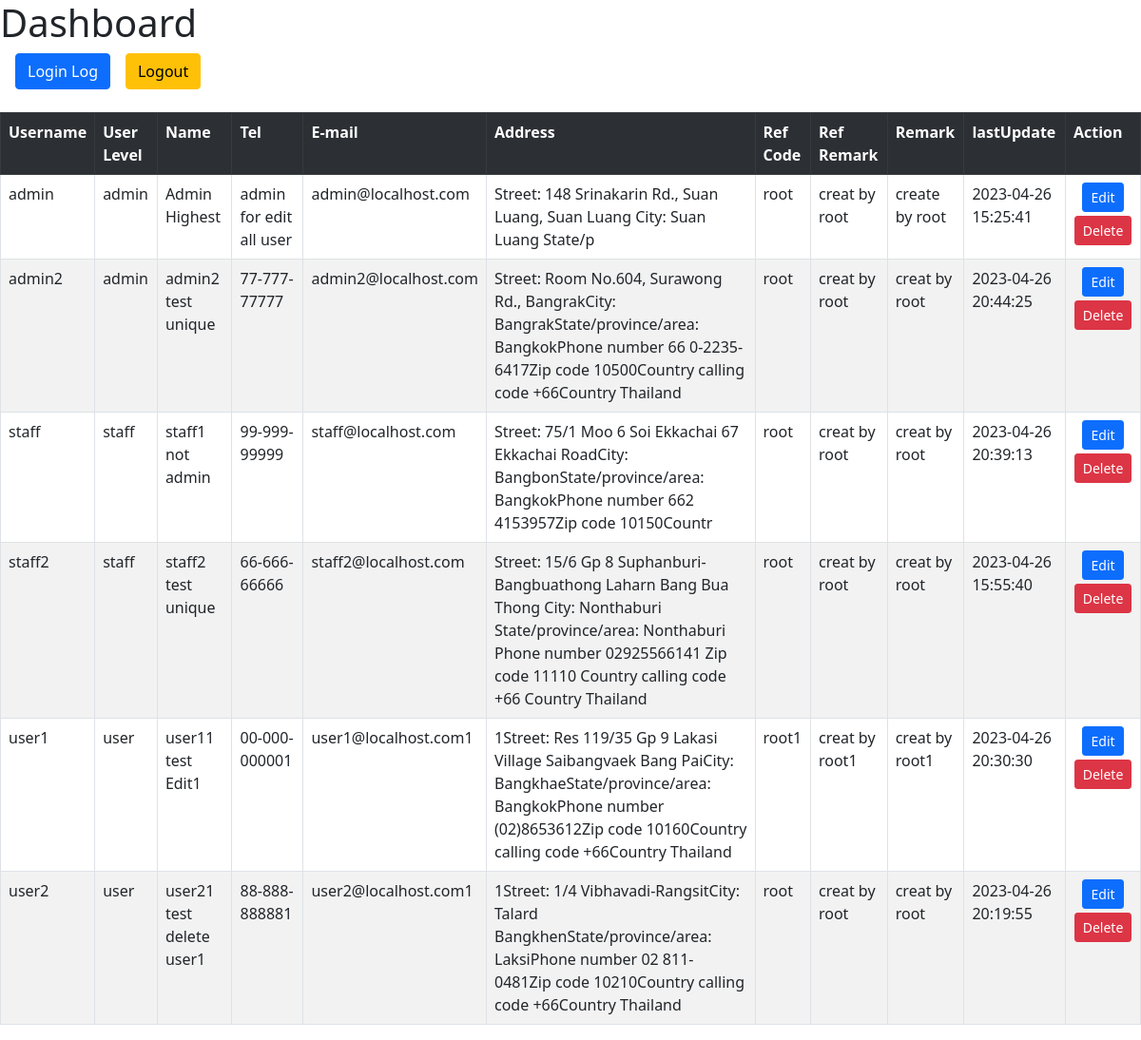
The page /dashboard.php (signed in) on the database its author committed.
### tables this page shows
CREATE TABLE `members` (
  `id` int(4) NOT NULL COMMENT 'แถวข้อมูล (auto-increment)',
  `username` varchar(20) NOT NULL COMMENT 'รหัสสมาชิก',
  `password` varchar(20) NOT NULL COMMENT 'รหัสผ่าน',
  `user_level` int(1) NOT NULL COMMENT 'ระบบผู้ใช้งาน 0 = admin สูงสุด ,1 = admin ทั่วไป (staff) , 2 = user ทั่วไป ',
  `fname` varchar(20) DEFAULT NULL COMMENT 'ชื่อ',
  `lname` varchar(20) DEFAULT NULL COMMENT 'นามสกุล',
  `tel` text DEFAULT NULL COMMENT 'เบอร์โทร',
  `email` varchar(25) DEFAULT NULL COMMENT 'email',
  `address` varchar(256) DEFAULT NULL COMMENT 'ที่อยู่',
  `ref_code` varchar(30) DEFAULT NULL COMMENT 'รหัสสมาชิกผู้แนะ (ถ้ามี)',
  `ref_remark` varchar(256) DEFAULT NULL COMMENT 'หมายเหตุของผู้แนะนำ หรือเอาไว้ระบุว่าทราบข่าวการรับสมัครมาจากไหน',
  `remark` varchar(256) DEFAULT NULL COMMENT 'หมายเหตุทั่วไป (สำหรับ admin)',
  `last_update` timestamp NULL DEFAULT NULL COMMENT 'วันที่ เวลาแก้ไขล่าสุด'
);

### dashboard.php (the view, shortened to what this page needs)
<!DOCTYPE html>
<html>
<head>
    <link href="https://cdn.jsdelivr.net/npm/bootstrap@5.0.2/dist/css/bootstrap.min.css" rel="stylesheet"
>
</head>
<body>
    <?php
    require_once "db_connect.php";
    $username = $_SESSION['username'];
    $query = "SELECT * FROM members WHERE username = '$username'";
    $result = mysqli_query($conn, $query);
    $user = mysqli_fetch_assoc($result);
    echo "<h1>Dashboard</h1>";
    echo "<div class='d-grid ms-3 gap-2 d-md-block'> <form method='post'>";
    if ($_SESSION['user_level'] == 0) {
        echo "<a href='login_log.php' class='btn btn-primary me-3'>Login Log</a>";
    }
    echo "<button type='submit' name='logout' class='btn btn-warning ms-auto'>Logout</button></form></div>";
    $user_level = $user['user_level'];
    echo "<table class='table table-striped table-bordered table-hover mt-4 '>";
    echo "<tr class='table-dark'>
    <th>Username</th>
    <th>User Level</th>
    <th>Name</th>
    <th>Tel</th>
    <th>E-mail</th>
    <th>Address</th>
    <th>Ref Code</th>
    <th>Ref Remark</th>
    <th>Remark</th>
    <th>lastUpdate</th>
    <th>Action</th>
    </tr>";
    if ($user_level == 0) {
        $query = "SELECT * FROM members ORDER BY user_level ASC";
        $result = mysqli_query($conn, $query);
        while ($row = mysqli_fetch_assoc($result)) {
            echo "
        <tr>
        <td>{$row['username']}</td>
        ";
            if ($row['user_level'] == 0) {
                echo "<td>admin</td>";
            } elseif ($row['user_level'] == 1) {
                echo "<td>staff</td>";
            } elseif ($row['user_level'] == 2) {
                echo "<td>user</td>";
            }
            echo "
        <td>{$row['fname']}  {$row['lname']}</td>
        <td>{$row['tel']}</td>
        <td>{$row['email']}</td>
        <td>{$row['address']}</td>
        <td>{$row['ref_code']}</td>
        <td>{$row['ref_remark']}</td>
        <td>{$row['remark']}</td>
        <td>{$row['last_update']}</td>
    <td class='text-center'>
        <a class='btn btn-primary btn-sm' href='edit.php?username={$row['username']}' target='_blank'>Edit</a>
        <a class='btn btn-danger btn-sm mt-1' href='delete.php?username={$row['username']}' onClick=\"return confirm('Are you sure you want to delete this user?');\">Delete</a>
        </td>
        </tr>";
        }
        echo "</table>";
    } else if ($user_level == 1) {
        $query = "SELECT * FROM members WHERE user_level = 2 OR username = '$username' ORDER BY user_level ASC";
        $result = mysqli_query($conn, $query);
        while ($row = mysqli_fetch_assoc($result)) {
            echo "
        <tr>
        <td>{$row['username']}</td>
        ";
            if ($row['user_level'] == 0) {
                echo "<td>admin</td>";
            } elseif ($row['user_level'] == 1) {
                echo "<td>staff</td>";
            } elseif ($row['user_level'] == 2) {
                echo "<td>user</td>";
            }
            echo "
        <td>{$row['fname']}  {$row['lname']}</td>
        <td>{$row['tel']}</td>
        <td>{$row['email']}</td>
        <td>{$row['address']}</td>
        <td>{$row['ref_code']}</td>
        <td>{$row['ref_remark']}</td>
        <td>{$row['remark']}</td>
        <td>{$row['last_update']}</td>
        <td class='text-center'>
        <a class='btn btn-primary btn-sm' href='edit.php?username={$row['username']}' target='_blank'>Edit</a>
        <a class='btn btn-danger btn-sm mt-1' href='delete.php?username={$row['username']}' onClick=\"return confirm('Are you sure you want to delete this user?');\">Delete</a>
        </td>
        </tr>";
        }
        echo "</table>";
    }
    ?>
</body>

### rows shown on the page
members: username "admin", user_level "admin", fname "Admin", lname "Highest", tel "admin for edit all user", email "admin@localhost.com", address "Street: 148 Srinakarin Rd., Suan Luang, Suan Luang City: Suan Luang State/p", ref_code "root", ref_remark "creat by root", remark "create by root", last_update "2023-04-26 15:25:41"
members: username "admin2", user_level "admin", fname "admin2", lname "test unique", tel "77-777-77777", email "admin2@localhost.com", address "Street: Room No.604, Surawong Rd., BangrakCity: BangrakState/province/area: BangkokPhone number 66 0-2235-6417Zip code 10500Country calling code +66Country Thailand", ref_code "root", ref_remark "creat by root", remark "creat by root", last_update "2023-04-26 20:44:25"
members: username "staff", user_level "staff", fname "staff1", lname "not admin", tel "99-999-99999", email "staff@localhost.com", address "Street: 75/1 Moo 6 Soi Ekkachai 67 Ekkachai RoadCity: BangbonState/province/area: BangkokPhone number 662 4153957Zip code 10150Countr", ref_code "root", ref_remark "creat by root", remark "creat by root", last_update "2023-04-26 20:39:13"
members: username "staff2", user_level "staff", fname "staff2", lname "test unique", tel "66-666-66666", email "staff2@localhost.com", address "Street: 15/6 Gp 8 Suphanburi-Bangbuathong Laharn Bang Bua Thong City: Nonthaburi State/province/area: Nonthaburi Phone number 02925566141 Zip code 11110 Country calling code +66 Country Thailand", ref_code "root", ref_remark "creat by root", remark "creat by root", last_update "2023-04-26 15:55:40"
members: username "user1", user_level "user", fname "user11", lname "test Edit1", tel "00-000-000001", email "user1@localhost.com1", address "1Street: Res 119/35 Gp 9 Lakasi Village Saibangvaek Bang PaiCity: BangkhaeState/province/area: BangkokPhone number (02)8653612Zip code 10160Country calling code +66Country Thailand", ref_code "root1", ref_remark "creat by root1", remark "creat by root1", last_update "2023-04-26 20:30:30"
members: username "user2", user_level "user", fname "user21", lname "test delete user1", tel "88-888-888881", email "user2@localhost.com1", address "1Street: 1/4 Vibhavadi-RangsitCity: Talard BangkhenState/province/area: LaksiPhone number 02 811-0481Zip code 10210Country calling code +66Country Thailand", ref_code "root", ref_remark "creat by root", remark "creat by root", last_update "2023-04-26 20:19:55"
